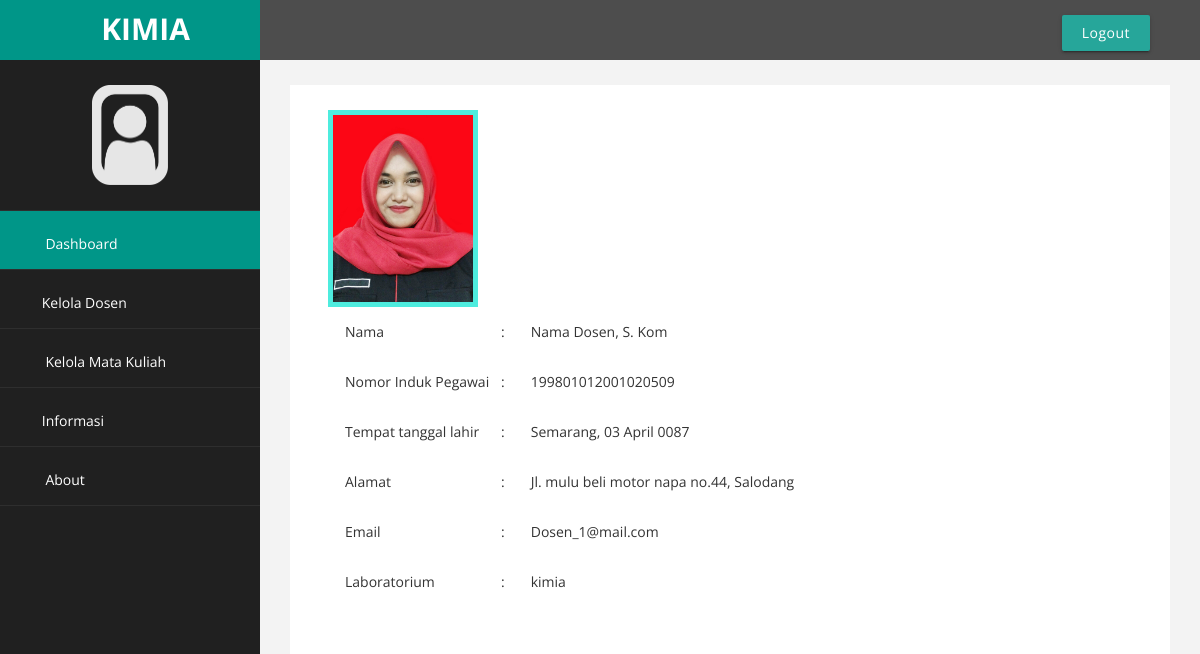
Page /admin/info_dosen.php?q=199801012001020509 on the committed database.
### tables this page shows
CREATE TABLE `dosen` (
  `NIP` varchar(18) NOT NULL,
  `nama` varchar(40) NOT NULL,
  `TTL` varchar(30) NOT NULL,
  `alamat` varchar(80) NOT NULL,
  `email` varchar(40) NOT NULL,
  `foto` varchar(20) NOT NULL,
  `laboratorium` int(1) NOT NULL,
  `password` varchar(38) NOT NULL
);

CREATE TABLE `laboratorium` (
  `id_lab` int(1) NOT NULL,
  `nama_lab` varchar(10) NOT NULL
);

### include/global_function.php (called while the page is built, shortened)
<?php
include_once('koneksi.php');
function readInput($input){
  global $db;
  $input = trim($input);
  $input = stripcslashes($input);
  $input = htmlspecialchars($input);
  $input = mysqli_real_escape_string($db,$input);
  return $input;
}
function checkQuery($query){
  return true;
}
function runQuery($query){
  if (checkQuery($query)){
    return $query;
  }
  else {
    return null;
  }
}
function getSpesificRow($table,$idKolom,$id){
  global $db;
  $row = $db->query("SELECT * FROM ".$table." WHERE ".$idKolom." = '".$id."'");
  return runQuery($row);
}
?>

### include/function.php (called while the page is built, shortened)
<?php
require_once ('global_function.php');
function getLabDosen($id){
  global $db;
  $query = $db->query("SELECT * FROM laboratorium JOIN dosen
                        ON laboratorium.id_lab=dosen.laboratorium
                        WHERE dosen.laboratorium=".$id);
  return isset($query) ? runQuery($query) : false;
}
?>

### admin/info_dosen.php (the view, shortened to what this page needs)
<?php
include('../include/function.php');
include_once('../include/sidebar.php');
$target_dir = "../images/";
$gambar = "no_pict23.png";
if (isset($_GET['q'])) {
  $q = readInput($_GET['q']);
  $row = getSpesificRow('dosen','NIP',$q);
  if (checkQueryExist($row)) {
    while ($dosen = $row->fetch_object()) {
      $nama = $dosen->nama;
      $nip = $dosen->NIP;
      $ttl = $dosen->TTL;
      $alamat = $dosen->alamat;
      $email = $dosen->email;
      $foto = $dosen->foto;
      $id_lab = $dosen->laboratorium;
      $row_lab = getLabDosen($id_lab);
      while ($lab = $row_lab->fetch_object()) {
        $nama_lab = $lab->nama_lab;
      }
      if (!empty($foto)){
        $gambar = $foto;
        $target_dir = "../assets/image/";
      }
    }
  }
  else {
    header('Location: index.php');
  }
}
else {
  header ('Location: 404.php');
}
$profilPict = $target_dir . $gambar;
  $TTL = explode(",",$ttl);
  $date = date_create($TTL[1]);
  $city = $TTL[0];
?>
<!DOCTYPE html>
<html>
  <head>
    <?php include('../include/head.php') ?>
  </head>
  <body>
    <main>
      <div class="row main-border">
        <div class="section col s12 l12">
          <div class="full-bar">
            <div class="kiri-align">
              <div class="center-align">
                <img src="<?= $profilPict; ?>" alt="foto dosen" border="5px" class="foto-profil" onerror="this.onerror=null;../images/no_pict23.png;">
              </div>
            </div>
            <div class="row">
              <table align="center" style="max-width:780px;">
                <tr>
                  <td style="width:20%;">Nama</td>
                  <td class="colon">:</td>
                  <td><?php echo $nama; ?></td>
                </tr>
                <tr>
                  <td style="width:20%;">Nomor Induk Pegawai</td>
                  <td class="colon">:</td>
                  <td><?php echo $nip; ?></td>
                </tr>
                <tr>
                  <td style="width:20%;">Tempat tanggal lahir</td>
                  <td class="colon">:</td>
                  <td><?php echo $city,", ",date_format($date, "d F Y"); ?></td>
                </tr>
                <tr>
                  <td style="width:20%;">Alamat</td>
                  <td class="colon">:</td>
                  <td><?php echo $alamat; ?></td>
                </tr>
                <tr>
                  <td style="width:20%;">Email</td>
                  <td class="colon">:</td>
                  <td><?php echo $email; ?></td>
                </tr>
                <tr>
                  <td style="width:20%;">Laboratorium</td>
                  <td class="colon">:</td>
                  <td><?php echo $nama_lab; ?></td>
                </tr>
              </table>
            </div>
          </div>
        </div>
      </div>
    </main>
<?php include_once('../include/footer.php'); ?>
  </body>
</html>

### assets/css/custom.css (style rules this page uses)
body { font-family: 'Open Sans', sans-serif; }
.kiri-align { margin: 0 20px 0 20px; float: left; max-width: 25%; }
.foto-profil { width: 150px; border-color: #4eecde; margin-top: 15px; }

### rows in the picture
dosen: foto (picture), nama "Nama Dosen, S. Kom", NIP "199801012001020509", TTL "Semarang", TTL "03 April 0087", alamat "Jl. mulu beli motor napa no.44, Salodang", email "Dosen_1@mail.com"
laboratorium: nama_lab "kimia"

### other values in the picture
$site_name "KIMIA"
